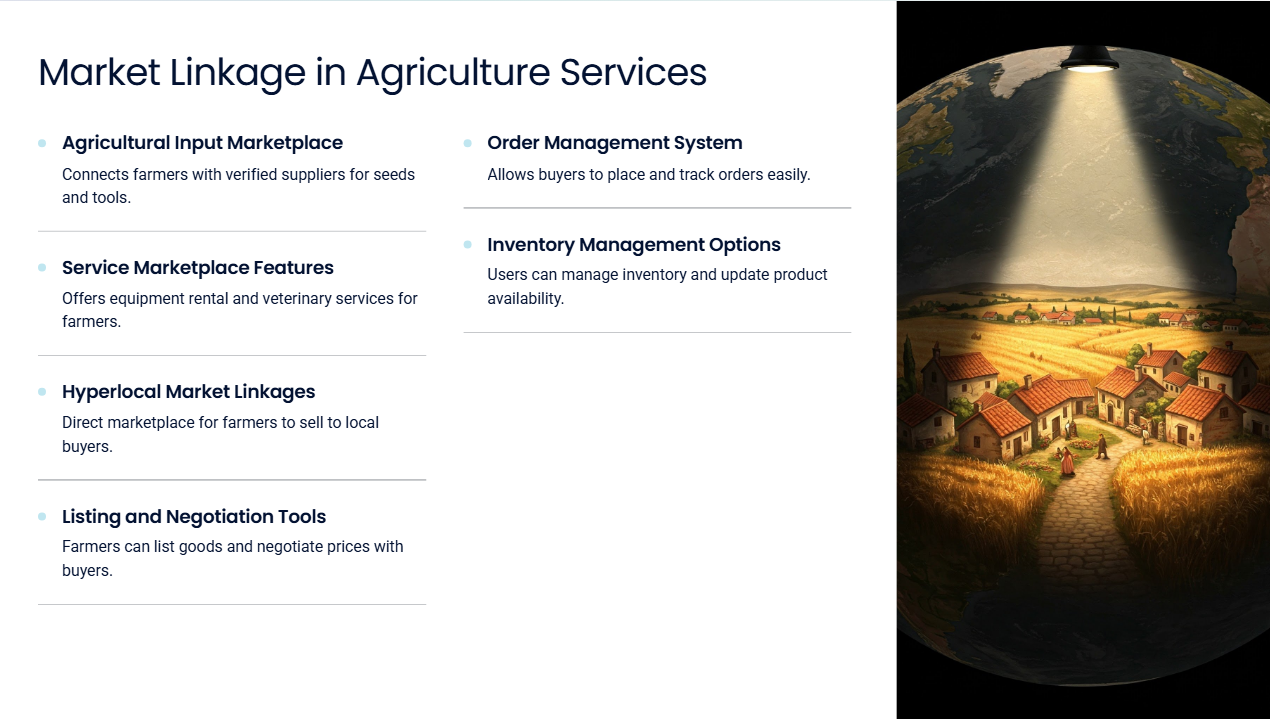
#> input picture photos/gdg.png, 1270 x 719 px
$ python draw.py
#> lines starting #> are read from the running program, lines starting #| are printed output that depends on the picture
import cv2 as cv
import numpy as np

blank =np.zeros((500,500,3), dtype='uint8' ) #height width color channels
cv.imshow('blank',blank)
img=cv.imread('photos/gdg.png')#READ IMAGE
#> img is the input picture: shape (719, 1270, 3); mean B, G, R 186.2, 192.6, 197.2
cv.imshow('gdg',img)

#paint the imagea certain color
blank[:] = 0,255,0
cv.imshow('green', blank)
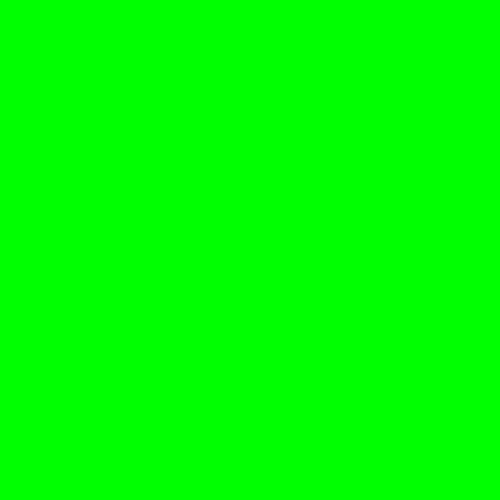
#> window 'green': shape (500, 500, 3); mean B, G, R 0, 255, 0

#draw a rectangle
cv.rectangle(blank ,(0,0),(250,250),(0,255,0),thickness=cv.FILLED) #color and thickness
cv.imshow('rectangle', blank) #color and thickness
